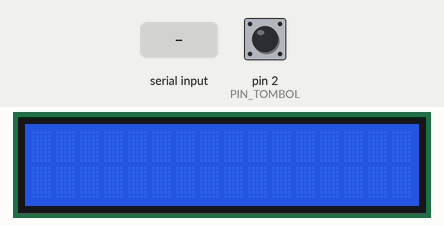
A sketch run on a simulated Arduino Uno, built with avr-gcc and run on an emulated ATmega328P. Parts: 16×2 character LCD. The inputs (shaded band) are chosen by the test bench; at power-on: pin 2 (PIN_TOMBOL) LOW.

Above: at 1.2 s.
1.3 s: "1" received over Serial
At 3.5 s:
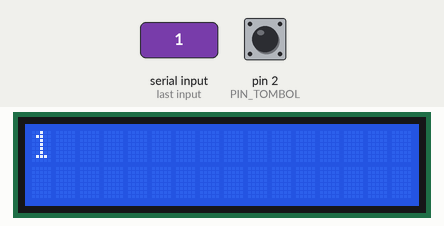
3.8 s: "0" received over Serial
At 5.4 s:
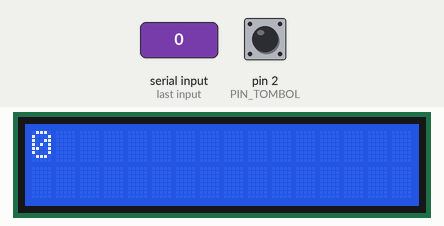
Timing chart, 0 to 6.9 s (numbered marks = the images above; inputs shaded):
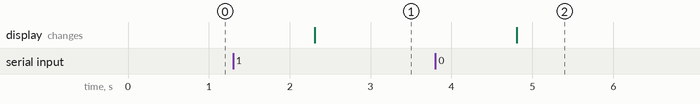

Measured:
- after the input at 1.3 s, the display: changes after 1.0 s (image 1)
- after the input at 3.8 s, the display: changes after 1.0 s (image 2)

The sketch:

xbeeLed3.ino
```cpp
// --------------------------------------------------
// Contoh komunikasi dua arah pada Xbee
//   Bagian pengirim
// --------------------------------------------------

#include <Wire.h>
#include <LiquidCrystal_I2C.h>

const int PIN_TOMBOL = 2;

LiquidCrystal_I2C lcd(0x27, 16, 2);  // Alamat LCD: 0x27
                                     // Mengandung 16 kolom
                                     // dan 2 baris
boolean ledOn = false;
int keadaanSebelum = LOW;

void setup()
{
  Serial.begin(9600);
  pinMode(PIN_TOMBOL, INPUT);

  lcd.begin(); // Inisialisasi LCD
}

void loop()
{
  int keadaanTombol = digitalRead(PIN_TOMBOL);
  if (keadaanTombol == HIGH && keadaanTombol != keadaanSebelum)
  {
    ledOn = not ledOn;

    if (ledOn)
      Serial.println("LED ON");
    else
      Serial.println("LED OFF");

    Serial.flush();

    delay(30); // Menghilangkan efek pantulan
  }

  keadaanSebelum = keadaanTombol;

  // Periksa kiriman data
  if (Serial.available()) {
    String teks = Serial.readString();

    // Tampilkan informasi di LCD
    lcd.clear();
    lcd.println(teks);
  }
}
```
